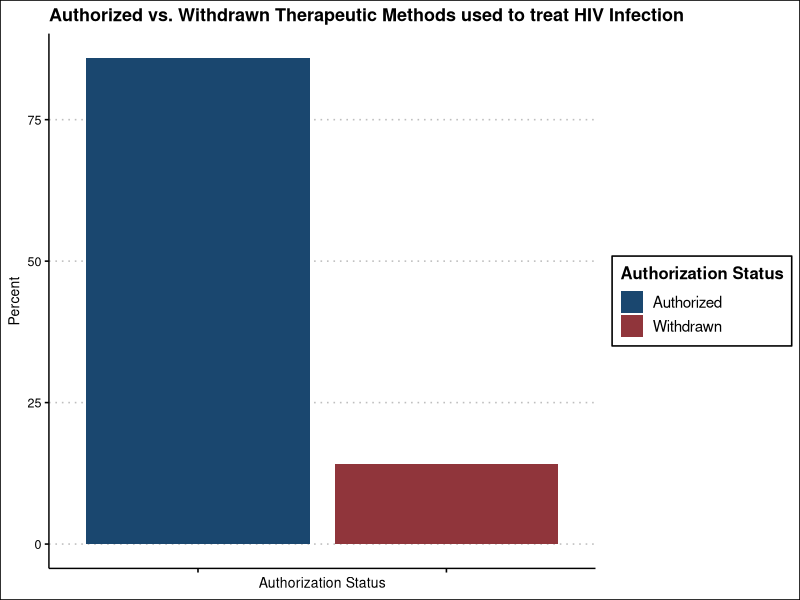
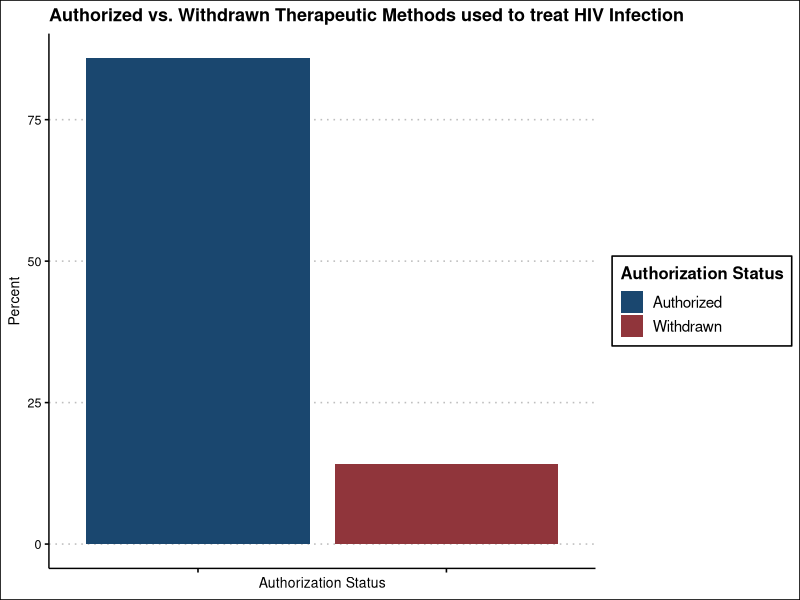

These charts were generated, in order, by the following R code:
### Tidy Tuesday - European Drugs ####
### Created by: Cameron Atighetchi #############
### Updated on: 2023-03-19 ####################
#### Load Libraries ######
library(tidyverse)
library(here)
library(ggthemes)
#### Load Data ##########
euro_drugs <- read_csv(here("03.19.23_European_Drug","Data", "drugs.csv")) # reads in data from Data file in folder
#### Functions/Plotting ###################
euro_drugs %>%
  select("therapeutic_area", "active_substance", "authorisation_status") %>% # selects three rows
  filter(therapeutic_area == "HIV Infections") %>% # filters out all data that doesn't meet HIV Infections specifically
  group_by(authorisation_status) %>% # group by whether or not these drugs are approved
  summarize(drug_count = n()) %>% # count these authorisation status of these drugs
  ungroup() %>% # ungroup
  arrange(drug_count) %>% # arrange the values to each row 
  mutate(percent = drug_count / sum(drug_count) * 100) %>% # create a separate column for percent of either authorized or withdrawn
  ggplot(aes(x = authorisation_status, y = percent, fill = authorisation_status)) + # plot using x as author. and y as percent fill using the two values in author. status
  geom_bar(stat = "identity", position = "dodge") + # create a bar plot using percent of authorized versus not
  labs(x = "Authorization Status",   # create lables for x,y, title and legend
       y = "Percent", 
       title = "Authorized vs. Withdrawn Therapeutic Methods used to treat HIV Infection", 
       fill = "Authorization Status") +
  theme_clean() + # change theme to clean
  theme(axis.text.x = element_blank(),  # get rid of x axis text
        plot.title = element_text(size = "13")) + # change plot title size
  scale_fill_stata(name = "Authorization Status", # change the text for both legend title and values and change the color of the fill values
                      labels = c("Authorized", "Withdrawn"))


ggsave(here("03.19.23_European_Drug","Output","HIV_Infections.png")) #saves the plot to output

